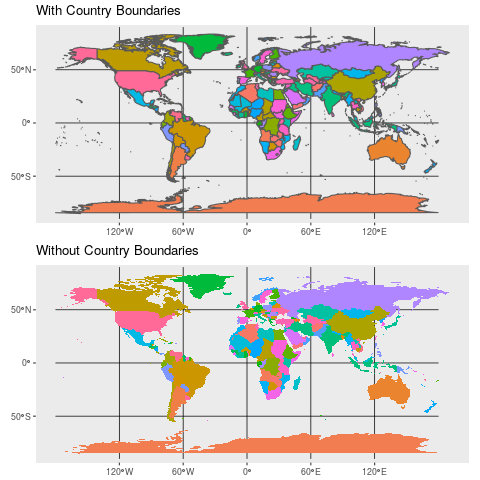

Generate this figure with R:
    # devtools::install_github("tidyverse/ggplot2")
    library(ggplot2)
    library(maps) 
    library(maptools)
    library(rgeos)
    library(sf)

    world1 <- sf::st_as_sf(map('world', plot = FALSE, fill = TRUE))

    with_boundary <-
      ggplot() +
        geom_sf(data = world1, mapping = aes(fill = ID)) +
      theme(legend.position = "none") +
      ggtitle("With Country Boundaries")

    without_boundary <-
      ggplot() +
        geom_sf(data = world1, mapping = aes(fill = ID), lwd = 0) +
      theme(legend.position = "none") +
      ggtitle("Without Country Boundaries")
     
png("so.png")
gridExtra::grid.arrange(with_boundary, without_boundary)
dev.off()

